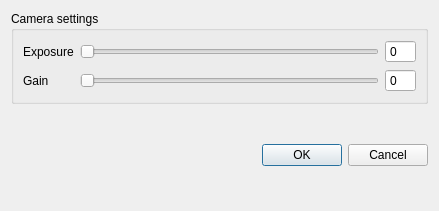
<?xml version="1.0" encoding="UTF-8"?>
<ui version="4.0">
 <class>Dialog</class>
 <widget class="QWidget" name="Dialog">
  <property name="windowModality">
   <enum>Qt::ApplicationModal</enum>
  </property>
  <property name="geometry">
   <rect>
    <x>0</x>
    <y>0</y>
    <width>439</width>
    <height>211</height>
   </rect>
  </property>
  <property name="minimumSize">
   <size>
    <width>439</width>
    <height>0</height>
   </size>
  </property>
  <property name="windowTitle">
   <string>PS3 Eye</string>
  </property>
  <layout class="QVBoxLayout" name="verticalLayout">
   <item>
    <widget class="QGroupBox" name="groupBox">
     <property name="title">
      <string>Camera settings</string>
     </property>
     <layout class="QGridLayout" name="gridLayout">
      <item row="0" column="2">
       <widget class="QSpinBox" name="exposure_label">
        <property name="readOnly">
         <bool>true</bool>
        </property>
        <property name="buttonSymbols">
         <enum>QAbstractSpinBox::NoButtons</enum>
        </property>
        <property name="maximum">
         <number>255</number>
        </property>
       </widget>
      </item>
      <item row="1" column="2">
       <widget class="QSpinBox" name="gain_label">
        <property name="sizePolicy">
         <sizepolicy hsizetype="Preferred" vsizetype="Preferred">
          <horstretch>0</horstretch>
          <verstretch>0</verstretch>
         </sizepolicy>
        </property>
        <property name="readOnly">
         <bool>true</bool>
        </property>
        <property name="buttonSymbols">
         <enum>QAbstractSpinBox::NoButtons</enum>
        </property>
        <property name="maximum">
         <number>63</number>
        </property>
       </widget>
      </item>
      <item row="0" column="1">
       <widget class="QSlider" name="exposure_slider">
        <property name="sizePolicy">
         <sizepolicy hsizetype="Preferred" vsizetype="Maximum">
          <horstretch>1</horstretch>
          <verstretch>0</verstretch>
         </sizepolicy>
        </property>
        <property name="maximum">
         <number>255</number>
        </property>
        <property name="orientation">
         <enum>Qt::Horizontal</enum>
        </property>
       </widget>
      </item>
      <item row="0" column="0">
       <widget class="QLabel" name="label">
        <property name="text">
         <string>Exposure</string>
        </property>
       </widget>
      </item>
      <item row="1" column="1">
       <widget class="QSlider" name="gain_slider">
        <property name="sizePolicy">
         <sizepolicy hsizetype="Preferred" vsizetype="Maximum">
          <horstretch>0</horstretch>
          <verstretch>0</verstretch>
         </sizepolicy>
        </property>
        <property name="maximum">
         <number>63</number>
        </property>
        <property name="orientation">
         <enum>Qt::Horizontal</enum>
        </property>
       </widget>
      </item>
      <item row="1" column="0">
       <widget class="QLabel" name="label_2">
        <property name="text">
         <string>Gain</string>
        </property>
       </widget>
      </item>
     </layout>
    </widget>
   </item>
   <item>
    <widget class="QDialogButtonBox" name="buttonBox">
     <property name="sizePolicy">
      <sizepolicy hsizetype="Expanding" vsizetype="Preferred">
       <horstretch>0</horstretch>
       <verstretch>0</verstretch>
      </sizepolicy>
     </property>
     <property name="orientation">
      <enum>Qt::Horizontal</enum>
     </property>
     <property name="standardButtons">
      <set>QDialogButtonBox::Cancel|QDialogButtonBox::Ok</set>
     </property>
    </widget>
   </item>
  </layout>
 </widget>
 <resources/>
 <connections/>
</ui>
